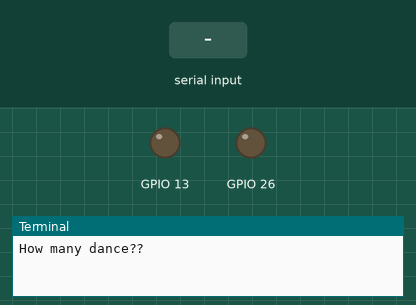
Bench run of a program on a simulated Raspberry Pi (BCM pin numbers). Parts: output pins drawn as LEDs (lit = HIGH), the last lines printed to the terminal. Dashed ring = blinking. The inputs (shaded band) are chosen by the test bench. Random numbers come from a fixed seed.

Above: at 1.2 s.
1.3 s: "5" typed at the terminal, then Enter
2.8 s: "90" typed at the terminal, then Enter
At 3.3 s:
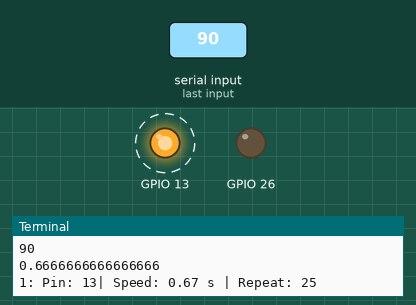
At 36.6 s:
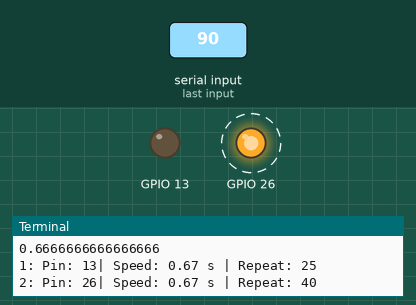
Timing chart, 0 to 38.9 s (numbered marks = the images above; inputs shaded):
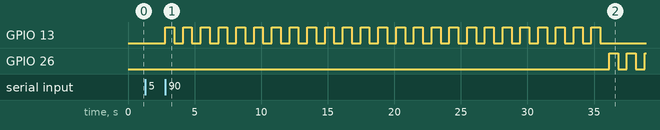

Measured:
- after the input at 2.8 s, GPIO 13: alternates HIGH for 0.67 s and LOW for 0.67 s, 50 changes in all, then stays LOW, starting at once; GPIO 26: alternates HIGH for 0.67 s and LOW for 0.67 s, starting after 33.3 s

The program:

led-dance.py
```python
from blink import blink
from random import randint


pins = [26, 13, 16, 12]
n_dance = input('How many dance?? ')
bpm = input('Enter BPM: ')
print(bpm)
t_beat = 60 / int(bpm)
print(t_beat)
# speed = [t_beat / 4, t_beat / 3, t_beat / 2, t_beat, t_beat * 2, t_beat * 3, t_beat * 4]
# speed = [0.05, 0.1, 0.15, 0.2, 0.25, 0.3, 0.35, 0.4, 0.45, 0.5]
speed = [t_beat]
repeat = list(range(5, 50, 5))

for i in range(int(n_dance)):
    p = pins[randint(0, len(pins) - 1)]
    s = speed[randint(0, len(speed) - 1)]
    r = repeat[randint(0, len(repeat) - 1)]
    print('%i: Pin: %i| Speed: %.2f s | Repeat: %i' % (i + 1, p, s, r))
    blink(p, r, s)
```

blink.py
```python
"""
Blink LEDs using Raspberry PI GPIO
"""
import RPi.GPIO as GPIO
import time


def blink(pin, num=5, speed=1):
    """Blink LED using given GPIO pin, number of times and speed.

    Args:
        - pin (int): GPIO pin to send signal
        - num (int): num of times to blink (default: 5)
        - speed (int): speed of each blink in seconds (default: 1)

    Returns:
        - None (blinks led)
    """
    for i in range(num):
        GPIO.setmode(GPIO.BCM)       # Set GPIO pin numbering
        GPIO.setup(pin, GPIO.OUT)    # Set requested pin for output
        GPIO.output(pin, GPIO.HIGH)  # Turn on requested GPIO pin
        time.sleep(speed)            # Wait
        GPIO.output(pin, GPIO.LOW)   # Turn off requested GPIO pin
        time.sleep(speed)            # Wait
        GPIO.cleanup()               # Clean pin setup


if __name__ == '__main__':
    pin = input("Enter pin number: ")
    num = input("Enter the total number of times to blink: ")
    speed = input("Enter the length of each blink in seconds: ")
    Blink(int(pin), int(num), float(speed))
```
